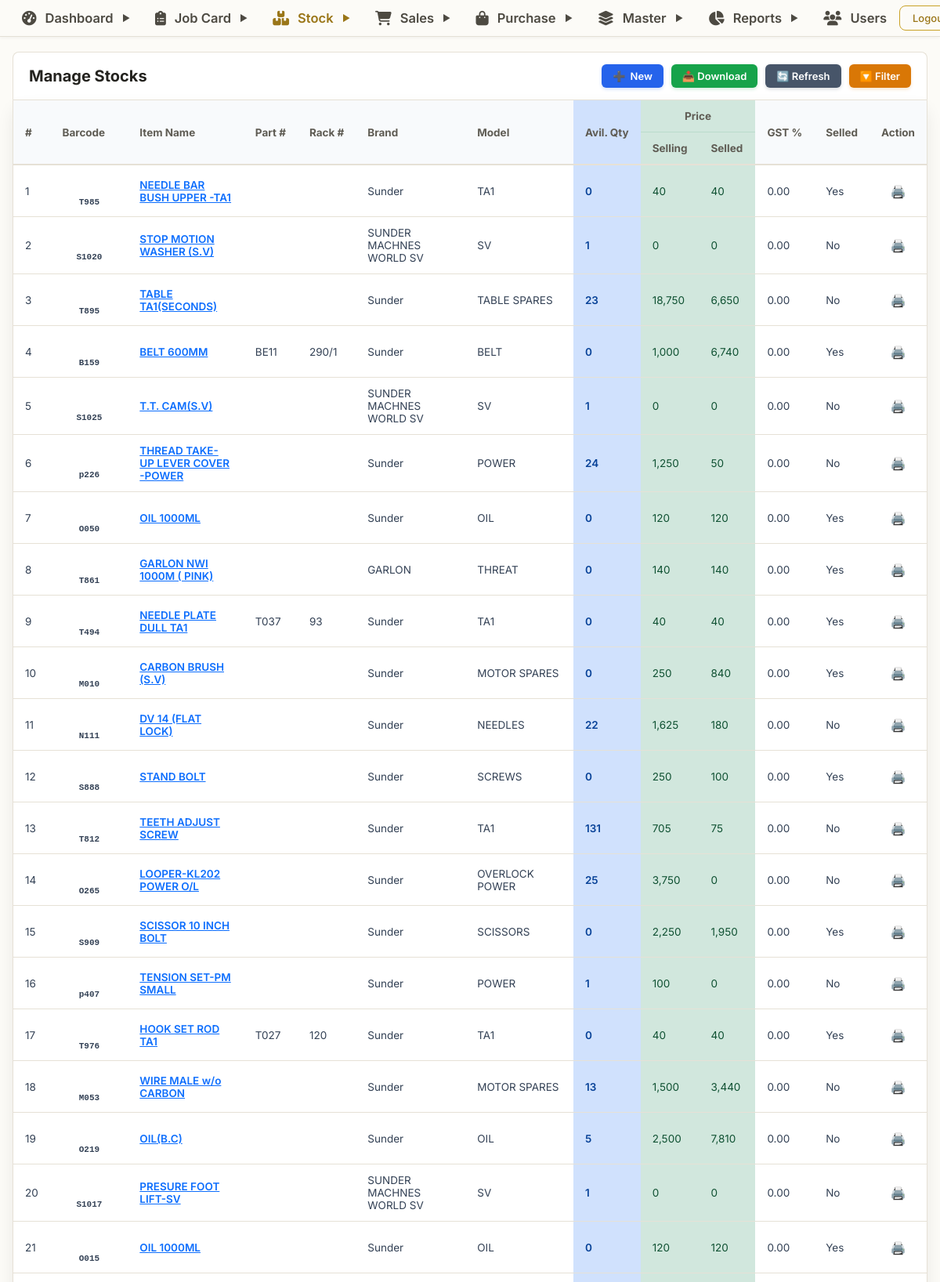
/stock/list.php (signed in, upper part), run on the app's committed database.
### tables this page shows
CREATE TABLE `stock` (
  `id` varchar(255) NOT NULL,
  `actualPricePerQty` float NOT NULL,
  `actualPricePerUnit` float NOT NULL,
  `availableQty` int NOT NULL,
  `barCode` varchar(255) DEFAULT NULL,
  `gstPercentage` float NOT NULL,
  `itemName` varchar(255) DEFAULT NULL,
  `quantity` int NOT NULL,
  `selled` bit(1) NOT NULL,
  `selledPricePerUnit` double NOT NULL,
  `sellingPricePerQty` float NOT NULL,
  `sellingPricePerUnit` float NOT NULL,
  `serialNo` varchar(255) DEFAULT NULL,
  `unit` int NOT NULL,
  `warrantyInMonths` int NOT NULL,
  `brand` bigint DEFAULT NULL,
  `machine` bigint DEFAULT NULL,
  `model` bigint DEFAULT NULL,
  `purchaseItem` bigint DEFAULT NULL,
  `spare` bigint DEFAULT NULL,
  PRIMARY KEY (`id`),
  KEY `FK17lg7477nvywgyva1qnfan255` (`brand`),
  KEY `FKdn32ck0k6jt4dg9t7vl28ba8u` (`machine`),
  KEY `FKh2407ud8pbmwnxo4q65xftumf` (`model`),
  KEY `FKeifebnupfgukc2oojtse960ii` (`purchaseItem`),
  KEY `FK316sfaegiisdk4bcna59ynqle` (`spare`),
  CONSTRAINT `FK17lg7477nvywgyva1qnfan255` FOREIGN KEY (`brand`) REFERENCES `brand` (`id`),
  CONSTRAINT `FK316sfaegiisdk4bcna59ynqle` FOREIGN KEY (`spare`) REFERENCES `spares` (`id`),
  CONSTRAINT `FKdn32ck0k6jt4dg9t7vl28ba8u` FOREIGN KEY (`machine`) REFERENCES `machine` (`id`),
  CONSTRAINT `FKeifebnupfgukc2oojtse960ii` FOREIGN KEY (`purchaseItem`) REFERENCES `purchaseitems` (`id`),
  CONSTRAINT `FKh2407ud8pbmwnxo4q65xftumf` FOREIGN KEY (`model`) REFERENCES `model` (`id`)
);

CREATE TABLE `brand` (
  `id` bigint NOT NULL AUTO_INCREMENT,
  `createdBy` varchar(255) DEFAULT NULL,
  `createdOn` datetime(6) DEFAULT NULL,
  `modifiedBy` varchar(255) DEFAULT NULL,
  `modifiedOn` datetime(6) DEFAULT NULL,
  `brandName` varchar(255) NOT NULL,
  PRIMARY KEY (`id`),
  UNIQUE KEY `UK_8mw73aryipaafhvqpgt1ioud4` (`brandName`)
);

CREATE TABLE `model` (
  `id` bigint NOT NULL AUTO_INCREMENT,
  `createdBy` varchar(255) DEFAULT NULL,
  `createdOn` datetime(6) DEFAULT NULL,
  `modifiedBy` varchar(255) DEFAULT NULL,
  `modifiedOn` datetime(6) DEFAULT NULL,
  `model` varchar(255) NOT NULL,
  PRIMARY KEY (`id`),
  UNIQUE KEY `UK_rnt7dvqqcy5rm8oa4cp32bk11` (`model`)
);

CREATE TABLE `spares` (
  `id` bigint NOT NULL AUTO_INCREMENT,
  `createdBy` varchar(255) DEFAULT NULL,
  `createdOn` datetime(6) DEFAULT NULL,
  `modifiedBy` varchar(255) DEFAULT NULL,
  `modifiedOn` datetime(6) DEFAULT NULL,
  `active` bit(1) NOT NULL,
  `partNo` varchar(255) DEFAULT NULL,
  `picture` varchar(255) DEFAULT NULL,
  `rackNumber` varchar(255) DEFAULT NULL,
  `spareName` varchar(255) DEFAULT NULL,
  PRIMARY KEY (`id`)
);

### stock/list.php (the view, shortened to what this page needs)
<?php
require_once("../config/db.php");
$limit = isset($_GET['limit']) ? max(1, (int)$_GET['limit']) : 50;
$page = isset($_GET['page']) ? (int) $_GET['page'] : 1;
$offset = ($page - 1) * $limit;
$where = "WHERE 1=1";
$query = "
SELECT
    st.*,
    COALESCE(s.spareName, st.itemName) AS spareName,
    s.partNo,
    s.rackNumber,
    b.brandName,
    m.model as modelName
FROM stock st
LEFT JOIN spares s ON st.spare = s.id
LEFT JOIN brand b ON st.brand = b.id
LEFT JOIN model m ON st.model = m.id
$where
ORDER BY st.id DESC
LIMIT $limit OFFSET $offset
";
$result = mysqli_query($conn, $query);
$rows = [];
while ($r = mysqli_fetch_assoc($result)) {
    $rows[] = $r;
}
?>
<?php include("../includes/header.php"); ?>
<div class="erp-container">
    <div class="erp-header-bar">
        <div class="erp-header-title">Manage Stocks</div>
        <div class="erp-header-actions" style="display: flex; gap: 10px; align-items: center; flex-wrap: wrap;">
            <a href="add_stock.php" style="background: #2563eb; color: #ffffff; text-decoration: none; font-weight: 600; font-size: 13px; padding: 7px 14px; border-radius: 6px; display: inline-flex; align-items: center; gap: 6px; box-shadow: 0 2px 4px rgba(37, 99, 235, 0.2);">
                <span style="font-size: 13px;">➕</span> New
            </a>
            <button type="button" onclick="window.open('download_stock_report.php', '_blank')" style="background: #16a34a; color: #ffffff; border: none; font-weight: 600; font-size: 13px; padding: 7px 14px; border-radius: 6px; display: inline-flex; align-items: center; gap: 6px; cursor: pointer; box-shadow: 0 2px 4px rgba(22, 163, 74, 0.2);">📥 Download</button>
            <button type="button" onclick="location.reload()" style="background: #475569; color: #ffffff; border: none; font-weight: 600; font-size: 13px; padding: 7px 14px; border-radius: 6px; display: inline-flex; align-items: center; gap: 6px; cursor: pointer; box-shadow: 0 2px 4px rgba(71, 85, 105, 0.2);">🔄 Refresh</button>
            <button type="button" onclick="document.getElementById('filterDrawer').style.display = document.getElementById('filterDrawer').style.display === 'none' ? 'block' : 'none'" style="background: #d97706; color: #ffffff; border: none; font-weight: 600; font-size: 13px; padding: 7px 14px; border-radius: 6px; display: inline-flex; align-items: center; gap: 6px; cursor: pointer; box-shadow: 0 2px 4px rgba(217, 119, 6, 0.2);">🔽 Filter</button>
        </div>
    </div>
    <div class="erp-table-box">
        <table>
            <thead>
                <tr>
                    <th rowspan="2">#</th>
                    <th rowspan="2">Barcode</th>
                    <th rowspan="2">Item Name</th>
                    <th rowspan="2">Part #</th>
                    <th rowspan="2">Rack #</th>
                    <th rowspan="2">Brand</th>
                    <th rowspan="2">Model</th>
                    <th rowspan="2" class="th-qty">Avil. Qty</th>
                    <th colspan="2" class="th-group-price">Price</th>
                    <th rowspan="2">GST %</th>
                    <th rowspan="2">Selled</th>
                    <th rowspan="2" style="text-align:center;">Action</th>
                </tr>
                <tr>
                    <th class="th-price-sub">Selling</th>
                    <th class="th-price-sub">Selled</th>
                </tr>
            </thead>
            <tbody>
                <?php if (count($rows)):
                    $i = $offset + 1; ?>
                    <?php foreach ($rows as $row): ?>
                        <tr>
                            <td><?= $i++ ?></td>
                            <td class="barcode-cell">
                                <svg id="barcode_<?= md5($row['id']) ?>"></svg>
                                <span><?= htmlspecialchars($row['barCode'] ?? '') ?></span>
                            </td>
                            <td style="max-width: 250px; word-break: break-word; white-space: normal;">
                                <a href="edit_stock.php?id=<?= urlencode($row['id']) ?>" class="item-link">
                                    <?= htmlspecialchars($row['spareName'] ?? '') ?>
                                </a>
                            </td>
                            <td><?= htmlspecialchars($row['partNo'] ?? '') ?></td>
                            <td><?= htmlspecialchars($row['rackNumber'] ?? '') ?></td>
                            <td><?= htmlspecialchars($row['brandName'] ?? '') ?></td>
                            <td><?= htmlspecialchars($row['modelName'] ?? '') ?></td>
                            <td class="qty-cell"><?= (int) $row['availableQty'] ?></td>
                            <td class="price-cell"><?= number_format(round($row['sellingPricePerUnit']), 0) ?></td>
                            <td class="price-cell"><?= number_format(round($row['selledPricePerUnit']), 0) ?></td>
                            <td><?= number_format($row['gstPercentage'] ?? 0, 2) ?></td>
                            <td><?= ($row['selled']) ? 'Yes' : 'No' ?></td>
                            <td style="text-align:center;">
                                <a href="print_barcode.php?id=<?= urlencode($row['id']) ?>" target="_blank" class="edit-btn" title="Print Barcode">
                                    🖨️
                                </a>
                            </td>
                        </tr>
                    <?php endforeach; ?>
                <?php else: ?>
                    <tr>
                        <td colspan="14" style="text-align:center; padding:30px; color:#6c757d;">No Data Found</td>
                    </tr>
                <?php endif; ?>
            </tbody>
        </table>
    </div>
</div>
<?php include("../includes/footer.php"); ?>

### includes/common_erp.css (style rules this page uses)
:root { --erp-primary: #C9A227; --erp-primary-hover: #E6C65C; --erp-secondary: #9A7618; --erp-secondary-hover: #C9A227; --erp-accent: #C9A227; --erp-accent-hover: #E6C65C; --erp-success: #3F7D52; --erp-success-hover: #2F5D3D; --erp-warning: #B7791F; --erp-warning-hover: #975F13; --erp-danger: #B94A48; --erp-danger-hover: #9A3837; --erp-dark: #24231F; --erp-dark-hover: #35332C; --erp-bg: #FCFBF7; --erp-card-bg: #FFFFFF; --erp-subtle-bg: #F6F3EA; --erp-border: #E6E1D6; --erp-border-input: #D8D4C8; --erp-border-dark: #DED9CB; --erp-text-main: #5F5C54; --erp-text-muted: #8A877D; --erp-text-light: #AAA69B; --erp-text-heading: #24231F; --erp-font: 'Inter', system-ui, -apple-system, BlinkMacSystemFont, "Segoe UI", Roboto, sans-serif; --erp-radius-sm: 4px; --erp-radius-md: 6px; --erp-radius-lg: 8px; --erp-radius-xl: 12px; --erp-shadow-sm: 0 1px 3px rgba(36, 35, 31, 0.05); --erp-shadow-md: 0 4px 6px -1px rgba(36, 35, 31, 0.08); --erp-shadow-lg: 0 10px 25px -5px rgba(36, 35, 31, 0.12); }
*, *::before, *::after { box-sizing: border-box !important; }
html { scroll-behavior: smooth; width: 100% !important; max-width: 100% !important; margin: 0; padding: 0; overflow-x: hidden !important; -webkit-text-size-adjust: 100%; -webkit-font-smoothing: antialiased; -moz-osx-font-smoothing: grayscale; }
.erp-container, .page-wrapper, .container-box, .page-main-container, .login-card { animation: erpPageFadeIn 0.14s ease-out; }
body { width: 100% !important; max-width: 100% !important; margin: 0; padding: 0; overflow-x: hidden !important; background-color: var(--erp-bg) !important; font-family: var(--erp-font) !important; color: var(--erp-text-main) !important; }
img, video, canvas, svg { max-width: 100% !important; height: auto; }
input, select, textarea, button { max-width: 100%; font-family: inherit; }
.erp-container, .page-wrapper, .container-box, .container, .app-container { width: 100% !important; max-width: 1360px; margin: 0 auto; padding: 20px 20px 10px 20px; box-sizing: border-box; min-height: auto !important; }
.erp-header-bar, .header-bar, .page-header, .header { background: #ffffff; display: flex; align-items: center; justify-content: space-between; border-radius: 8px 8px 0 0; padding: 15px 20px; border: 1px solid var(--erp-border); border-bottom: none; flex-wrap: wrap; gap: 12px; }
.erp-header-title, .page-header h1, .header h2, .po-title-bar h2 { color: var(--erp-dark); font-weight: 700; font-size: 20px; margin: 0; display: flex; align-items: center; gap: 8px; }
.erp-header-actions, .header-actions, .actions { display: flex; gap: 10px; align-items: center; flex-wrap: wrap; }
.erp-table-box, .table-box, .table-wrap, .table-responsive { background: #ffffff; border-radius: 0 0 12px 12px; box-shadow: var(--erp-shadow-lg); padding: 0; border: 1px solid var(--erp-border); width: 100% !important; max-width: 100% !important; overflow-x: auto !important; -webkit-overflow-scrolling: touch; }
.erp-table, table { width: 100%; border-collapse: collapse; text-align: left; min-width: 800px; }
.erp-table th, table th { background: #f8fafc; padding: 12px 15px; border-bottom: 2px solid var(--erp-border); font-size: 13.5px; font-weight: 700; color: var(--erp-text-main); vertical-align: middle; white-space: nowrap; }
.erp-table td, table td { padding: 12px 15px; border-bottom: 1px solid var(--erp-border); font-size: 13.5px; color: #334155; vertical-align: middle; }
.erp-table tbody tr, table tbody tr { transition: background-color 0.15s ease; }
@media (max-width: 1280px) { .erp-container, .page-wrapper, .container-box, .container { padding: 16px; } }

### includes/header.php (style rules this page uses)
* { box-sizing: border-box; margin: 0; padding: 0; }
body { font-family: 'Inter', Arial, sans-serif; background: #f4f6f9; padding-top: 50px; padding-bottom: 16px; }

### data on the page
stock: barCode "T985", spareName "NEEDLE BAR BUSH UPPER -TA1", brand.brandName "Sunder", model.model "TA1", availableQty "0", sellingPricePerUnit "40", selledPricePerUnit "40", gstPercentage "0.00", selled "Yes"
stock: barCode "S1020", spareName "STOP MOTION WASHER (S.V)", brand.brandName "SUNDER MACHNES WORLD SV", model.model "SV", availableQty "1", sellingPricePerUnit "0", selledPricePerUnit "0", gstPercentage "0.00", selled "No"
stock: barCode "T895", spareName "TABLE TA1(SECONDS)", brand.brandName "Sunder", model.model "TABLE SPARES", availableQty "23", sellingPricePerUnit "18,750", selledPricePerUnit "6,650", gstPercentage "0.00", selled "No"
stock: barCode "B159", spareName "BELT 600MM", spare.partNo "BE11", spare.rackNumber "290/1", brand.brandName "Sunder", model.model "BELT", availableQty "0", sellingPricePerUnit "1,000", selledPricePerUnit "6,740", gstPercentage "0.00", selled "Yes"
stock: barCode "S1025", spareName "T.T. CAM(S.V)", brand.brandName "SUNDER MACHNES WORLD SV", model.model "SV", availableQty "1", sellingPricePerUnit "0", selledPricePerUnit "0", gstPercentage "0.00", selled "No"
stock: barCode "p226", spareName "THREAD TAKE-UP LEVER COVER -POWER", brand.brandName "Sunder", model.model "POWER", availableQty "24", sellingPricePerUnit "1,250", selledPricePerUnit "50", gstPercentage "0.00", selled "No"
stock: barCode "O050", spareName "OIL 1000ML", brand.brandName "Sunder", model.model "OIL", availableQty "0", sellingPricePerUnit "120", selledPricePerUnit "120", gstPercentage "0.00", selled "Yes"
stock: barCode "T861", spareName "GARLON NWI 1000M ( PINK)", brand.brandName "GARLON", model.model "THREAT", availableQty "0", sellingPricePerUnit "140", selledPricePerUnit "140", gstPercentage "0.00", selled "Yes"
stock: barCode "T494", spareName "NEEDLE PLATE DULL TA1", spare.partNo "T037", spare.rackNumber "93", brand.brandName "Sunder", model.model "TA1", availableQty "0", sellingPricePerUnit "40", selledPricePerUnit "40", gstPercentage "0.00", selled "Yes"
stock: barCode "M010", spareName "CARBON BRUSH (S.V)", brand.brandName "Sunder", model.model "MOTOR SPARES", availableQty "0", sellingPricePerUnit "250", selledPricePerUnit "840", gstPercentage "0.00", selled "Yes"
stock: barCode "N111", spareName "DV 14 (FLAT LOCK)", brand.brandName "Sunder", model.model "NEEDLES", availableQty "22", sellingPricePerUnit "1,625", selledPricePerUnit "180", gstPercentage "0.00", selled "No"
stock: barCode "S888", spareName "STAND BOLT", brand.brandName "Sunder", model.model "SCREWS", availableQty "0", sellingPricePerUnit "250", selledPricePerUnit "100", gstPercentage "0.00", selled "Yes"
stock: barCode "T812", spareName "TEETH ADJUST SCREW", brand.brandName "Sunder", model.model "TA1", availableQty "131", sellingPricePerUnit "705", selledPricePerUnit "75", gstPercentage "0.00", selled "No"
stock: barCode "O265", spareName "LOOPER-KL202 POWER O/L", brand.brandName "Sunder", model.model "OVERLOCK POWER", availableQty "25", sellingPricePerUnit "3,750", selledPricePerUnit "0", gstPercentage "0.00", selled "No"
stock: barCode "S909", spareName "SCISSOR 10 INCH BOLT", brand.brandName "Sunder", model.model "SCISSORS", availableQty "0", sellingPricePerUnit "2,250", selledPricePerUnit "1,950", gstPercentage "0.00", selled "Yes"
stock: barCode "p407", spareName "TENSION SET-PM SMALL", brand.brandName "Sunder", model.model "POWER", availableQty "1", sellingPricePerUnit "100", selledPricePerUnit "0", gstPercentage "0.00", selled "No"
stock: barCode "T976", spareName "HOOK SET ROD TA1", spare.partNo "T027", spare.rackNumber "120", brand.brandName "Sunder", model.model "TA1", availableQty "0", sellingPricePerUnit "40", selledPricePerUnit "40", gstPercentage "0.00", selled "Yes"
stock: barCode "M053", spareName "WIRE MALE w/o CARBON", brand.brandName "Sunder", model.model "MOTOR SPARES", availableQty "13", sellingPricePerUnit "1,500", selledPricePerUnit "3,440", gstPercentage "0.00", selled "No"
stock: barCode "O219", spareName "OIL(B.C)", brand.brandName "Sunder", model.model "OIL", availableQty "5", sellingPricePerUnit "2,500", selledPricePerUnit "7,810", gstPercentage "0.00", selled "No"
stock: barCode "S1017", spareName "PRESURE FOOT LIFT-SV", brand.brandName "SUNDER MACHNES WORLD SV", model.model "SV", availableQty "1", sellingPricePerUnit "0", selledPricePerUnit "0", gstPercentage "0.00", selled "No"
stock: barCode "O015", spareName "OIL 1000ML", brand.brandName "Sunder", model.model "OIL", availableQty "0", sellingPricePerUnit "120", selledPricePerUnit "120", gstPercentage "0.00", selled "Yes"
